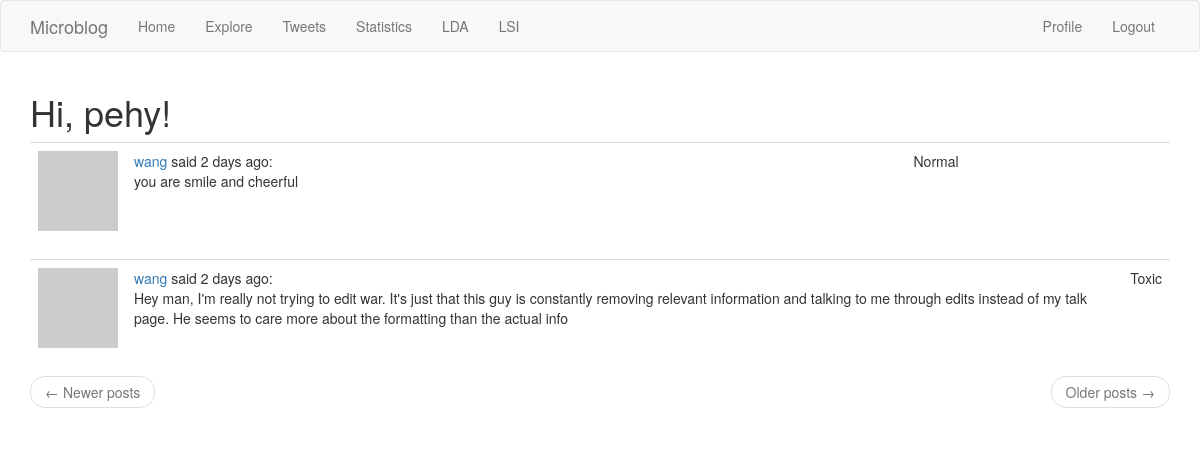
The page /explore (signed in) on the database as committed earlier.
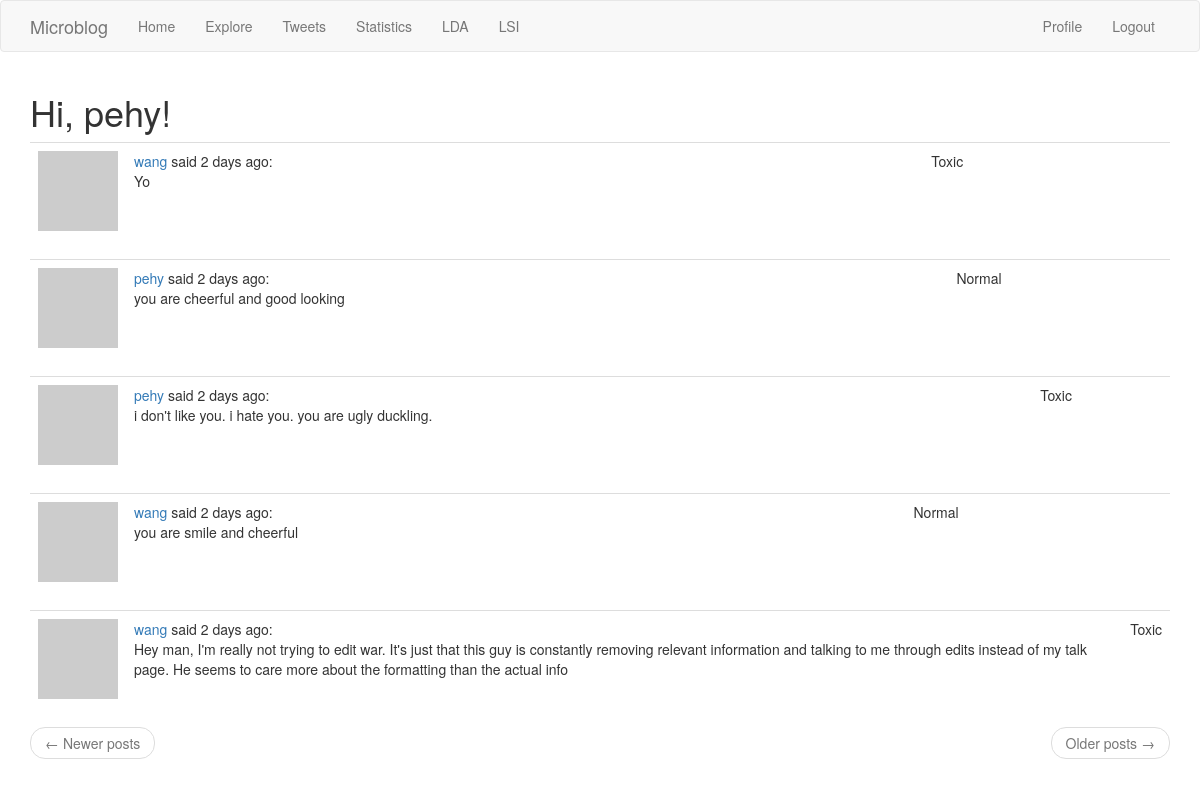
The same page on the database as committed later.
### app/models.py (models this page shows, shortened)
class User(UserMixin, db.Model):
    id = db.Column(db.Integer, primary_key=True)
    username = db.Column(db.String(64), index=True, unique=True)
    email = db.Column(db.String(120), index=True, unique=True)
    password_hash = db.Column(db.String(128))
    posts = db.relationship('Post', backref='author', lazy='dynamic')
    about_me = db.Column(db.String(140))
    last_seen = db.Column(db.DateTime, default=datetime.utcnow)
    followed = db.relationship(
        'User', secondary=followers,
        primaryjoin=(followers.c.follower_id == id),
        secondaryjoin=(followers.c.followed_id == id),
        backref=db.backref('followers', lazy='dynamic'), lazy='dynamic')
    def avatar(self, size):
        digest = md5(self.email.lower().encode('utf-8')).hexdigest()
        return 'https://www.gravatar.com/avatar/{}?d=identicon&s={}'.format(
            digest, size)

class Post(db.Model):
    id = db.Column(db.Integer, primary_key=True)
    body = db.Column(db.String(140))
    prediction = db.Column(db.String(10))
    timestamp = db.Column(db.DateTime, index=True, default=datetime.utcnow)
    user_id = db.Column(db.Integer, db.ForeignKey('user.id'))

### app/routes.py (the view)
@app.route('/explore')
@login_required
def explore():
    page = request.args.get('page', 1, type=int)
    posts = Post.query.order_by(Post.timestamp.desc()).paginate(
        page, app.config['POSTS_PER_PAGE'], False)
    next_url = url_for('explore', page=posts.next_num) \
        if posts.has_next else None
    prev_url = url_for('explore', page=posts.prev_num) \
        if posts.has_prev else None
    return render_template('index.html', title='Explore', posts=posts.items,
                           next_url=next_url, prev_url=prev_url)

### app/models.py (called while the page is built)
@login.user_loader
def load_user(id):
    return User.query.get(int(id))

### app/routes.py (called while the page is built)
@app.before_request
def before_request():
    if current_user.is_authenticated:
        current_user.last_seen = datetime.utcnow()
        db.session.commit()

### app/templates/index.html (shortened to what this page needs)
{% extends "base.html" %}
{% import 'bootstrap/wtf.html' as wtf %}
{% block app_content %}
    <h1>Hi, {{ current_user.username }}!</h1>
    {% for post in posts %}
        {% include '_post.html' %}
    {% endfor %}
    <nav aria-label="...">
        <ul class="pager">
            <li class="previous{% if not prev_url %} disabled{% endif %}">
                <a href="{{ prev_url or '#' }}">
                    <span aria-hidden="true">&larr;</span> Newer posts
                </a>
            </li>
            <li class="next{% if not next_url %} disabled{% endif %}">
                <a href="{{ next_url or '#' }}">
                    Older posts <span aria-hidden="true">&rarr;</span>
                </a>
            </li>
        </ul>
    </nav>
{% endblock %}

### app/templates/base.html (shortened to what this page needs)
{% extends 'bootstrap/base.html' %}
{% block navbar %}
    <nav class="navbar navbar-default">
        <div class="container">
            <div class="navbar-header">
                <a class="navbar-brand" href="{{ url_for('index') }}">Microblog</a>
            </div>
            <div class="collapse navbar-collapse" id="bs-example-navbar-collapse-1">
                <ul class="nav navbar-nav">
                    <li><a href="{{ url_for('index') }}">Home</a></li>
                    <li><a href="{{ url_for('explore') }}">Explore</a></li>
                    <li><a href="{{ url_for('tweets') }}">Tweets</a></li>
                    <li><a href="{{ url_for('stats') }}">Statistics</a></li>
                    <li><a href="{{ url_for('lda') }}">LDA</a></li>
                    <li><a href="{{ url_for('lsi') }}">LSI</a></li>
                </ul>
                <ul class="nav navbar-nav navbar-right">
                    {% if current_user.is_anonymous %}
                    <li><a href="{{ url_for('login') }}">Login</a></li>
                    {% else %}
                    <li><a href="{{ url_for('user', username=current_user.username) }}">Profile</a></li>
                    <li><a href="{{ url_for('logout') }}">Logout</a></li>
                    {% endif %}
                </ul>
            </div>
        </div>
    </nav>
{% endblock %}
{% block content %}
    <div class="container">
        {% block app_content %}{% endblock %}
    </div>
{% endblock %}

### app/templates/_post.html
    <table class="table table-hover">
        <tr>
            <td width="70px">
                <a href="{{ url_for('user', username=post.author.username) }}">
                    <img src="{{ post.author.avatar(70) }}" />
                </a>
            </td>
            <td>
                <a href="{{ url_for('user', username=post.author.username) }}">
                    {{ post.author.username }}
                </a>
                said {{ moment(post.timestamp).fromNow() }}:
                <br>
                {{ post.body }}
            </td>
            <td>
                {{ post.prediction }}
            </td>
        </tr>
    </table>

Rows that differ between the two databases and show on the page:
added Post: author.username "wang", timestamp "2 days ago", body "Yo", prediction "Toxic"
added Post: author.username "pehy", timestamp "2 days ago", body "you are cheerful and good looking", prediction "Normal"
added Post: author.username "pehy", timestamp "2 days ago", body "i don't like you. i hate you. you are ugly duckling.", prediction "Toxic"
